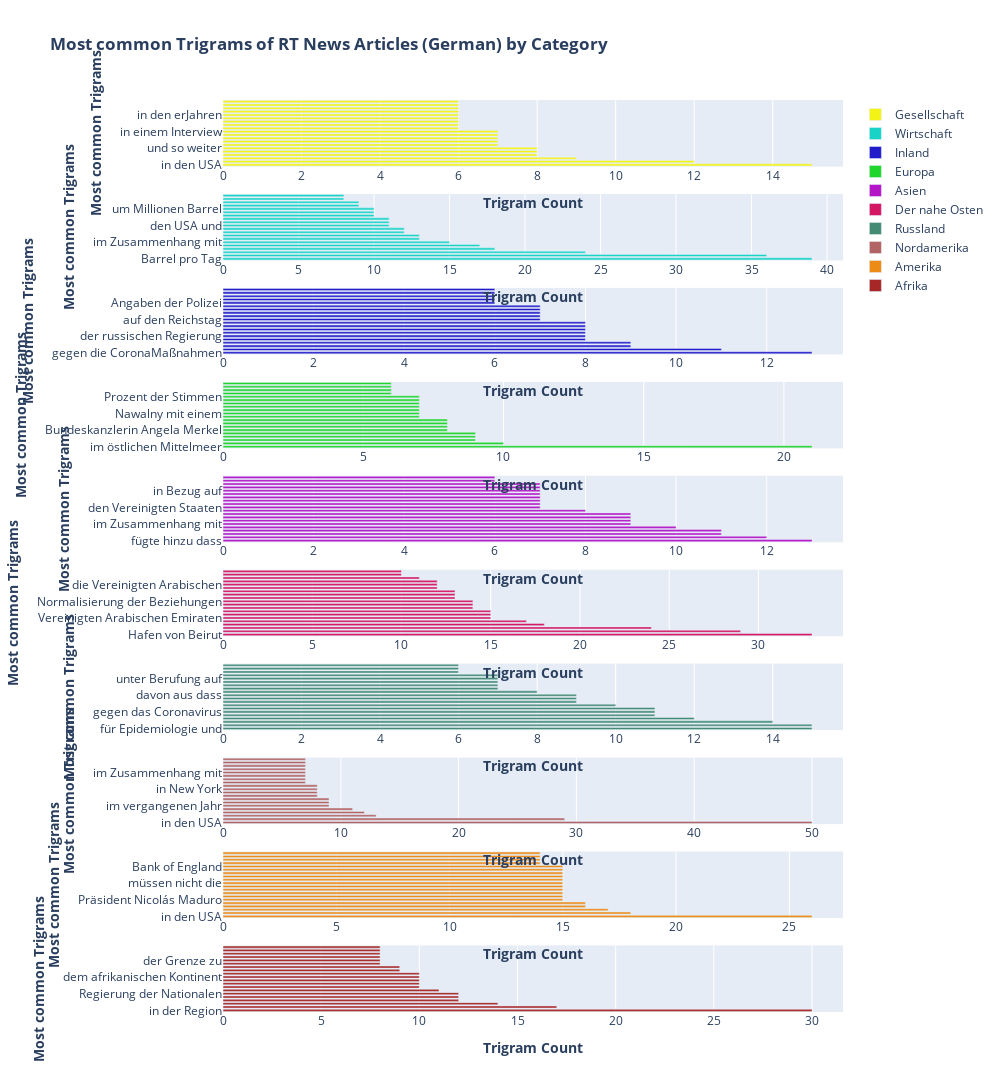

The code cell stored with this chart in its notebook:
### Code cell
# Visualize: most common trigrams of each category

gesellschaft = trigram_df[trigram_df['Category'] == 'gesellschaft']
wirtschaft = trigram_df[trigram_df['Category'] == 'wirtschaft']
inland =  trigram_df[trigram_df['Category'] == 'inland']
asien =  trigram_df[trigram_df['Category'] == 'asien']
amerika =  trigram_df[trigram_df['Category'] == 'amerika']
nordamerika = trigram_df[trigram_df['Category'] == 'nordamerika']
europa =  trigram_df[trigram_df['Category'] == 'europa']
der_nahe_osten =  trigram_df[trigram_df['Category'] == 'der-nahe-osten']
afrika =  trigram_df[trigram_df['Category'] == 'afrika']
russland =  trigram_df[trigram_df['Category'] == 'russland']


gesellschaft = go.Bar(y=gesellschaft['Most common trigram'], x=gesellschaft['Count Trigram'],
            marker=dict(color="#f3f416"), orientation='h', name='Gesellschaft')

wirtschaft = go.Bar(y=wirtschaft['Most common trigram'], x=wirtschaft['Count Trigram'],
            marker=dict(color="#19d4c6"), orientation='h', name='Wirtschaft')

inland = go.Bar(y=inland['Most common trigram'], x=inland['Count Trigram'],
            marker=dict(color="#211bc9"), orientation='h', name='Inland')

asien = go.Bar(y=asien['Most common trigram'], x=asien['Count Trigram'],
            marker=dict(color="#b416c7"), orientation='h', name='Asien')

amerika = go.Bar(y=amerika['Most common trigram'], x=amerika['Count Trigram'],
            marker=dict(color="#ec8c16"), orientation='h', name='Amerika')

nordamerika = go.Bar(y=nordamerika['Most common trigram'], x=nordamerika['Count Trigram'],
            marker=dict(color="#b26363"), orientation='h',name='Nordamerika')

europa = go.Bar(y=europa['Most common trigram'],x=europa['Count Trigram'],
            marker=dict(color="#20d62c"), orientation='h', name='Europa')

der_nahe_osten = go.Bar(y=der_nahe_osten['Most common trigram'], x=der_nahe_osten['Count Trigram'],
            marker=dict(color="#d41763"), orientation='h', name='Der nahe Osten')

afrika = go.Bar(y=afrika['Most common trigram'], x=afrika['Count Trigram'],
            marker=dict(color="#a72727"), orientation='h', name='Afrika')

russland = go.Bar(y=russland['Most common trigram'], x=russland['Count Trigram'],
            marker=dict(color="#458b74"), orientation='h', name='Russland')




fig = plotly.subplots.make_subplots(rows=10, cols=1)

fig.append_trace(gesellschaft, 1,1)
fig.append_trace(wirtschaft, 2, 1)
fig.append_trace(inland, 3,1)
fig.append_trace(europa, 4, 1)
fig.append_trace(asien, 5,1)
fig.append_trace(der_nahe_osten, 6, 1)
fig.append_trace(russland, 7,1)
fig.append_trace(nordamerika, 8, 1)
fig.append_trace(amerika, 9,1)
fig.append_trace(afrika, 10, 1)


fig.update_yaxes(title_text='<b>Most common Trigrams</b>')
fig.update_xaxes(title_text='<b>Trigram Count</b>')

fig.update_layout(height=5000, width=1000,
                  title_text='<b>Most common Trigrams of RT News Articles (German) by Category</b>', # title of plot
                  # gap between bars of adjacent location coordinates
                  bargap=0.3,
                  # gap between bars of the same location coordinates
                  bargroupgap=0.1)




fig.show()

### Figure 1 — Plotly figure (JSON) as saved in the notebook; plotly's stock layout.template omitted (floating-point values rounded to 4 significant figures)
{"data": [{"marker": {"color": "#f3f416"}, "name": "Gesellschaft", "orientation": "h", "type": "bar", "x": [15, 12, 9, 8, 8, 8, 7, 7, 7, 7, 7, 6, 6, 6, 6, 6, 6, 6, 6, 6], "xaxis": "x", "y": ["in den USA", "so der Ausschuss", "in der CoronaKrise", "Das ist eine", "dass es sich", "und so weiter", "infolge der CoronaMaßnahmen", "in der Lage", "darauf hin dass", "den sozialen Medien", "in einem Interview", "der Kinder und", "Kinder und Jugendlichen", "auf der Erde", "dass sie sich", "in den erJahren", "in den sozialen", "in den vergangenen", "gibt es keine", "und in der"], "yaxis": "y"}, {"marker": {"color": "#19d4c6"}, "name": "Wirtschaft", "orientation": "h", "type": "bar", "x": [39, 36, 24, 18, 17, 15, 13, 13, 12, 12, 11, 11, 11, 10, 10, 10, 9, 9, 8, 8], "xaxis": "x2", "y": ["Barrel pro Tag", "Millionen Barrel pro", "in den USA", "in diesem Jahr", "von Milliarden USDollar", "im Zusammenhang mit", "darauf hin dass", "auf Millionen Barrel", "fügte hinzu dass", "im Vergleich zum", "den USA und", "zwischen den beiden", "im zweiten Quartal", "mehr als Prozent", "davon aus dass", "um Millionen Barrel", "in Höhe von", "im Wert von", "zwischen den USA", "USA und China"], "yaxis": "y2"}, {"marker": {"color": "#211bc9"}, "name": "Inland", "orientation": "h", "type": "bar", "x": [13, 11, 9, 9, 8, 8, 8, 8, 8, 8, 7, 7, 7, 7, 7, 6, 6, 6, 6, 6], "xaxis": "x3", "y": ["gegen die CoronaMaßnahmen", "der Initiative Querdenken", "Sturm auf den", "von Nord Stream", "in der CoronaKrise", "der russischen Regierung", "Außenminister Heiko Maas", "an der Siegessäule", "auf der Straße", "gegen die CoronaPolitik", "auf den Reichstag", "vor dem Reichstag", "die russische Regierung", "im Fall Nawalny", "Innensenator Andreas Geisel", "Angaben der Polizei", "es sich bei", "der Kinder und", "es sich um", "von der Polizei"], "yaxis": "y3"}, {"marker": {"color": "#20d62c"}, "name": "Europa", "orientation": "h", "type": "bar", "x": [21, 10, 9, 9, 9, 8, 8, 8, 8, 7, 7, 7, 7, 7, 7, 7, 6, 6, 6, 6], "xaxis": "x4", "y": ["im östlichen Mittelmeer", "in der Region", "von Alexei Nawalny", "im vergangenen Jahr", "in der Ägäis", "Bundeskanzlerin Angela Merkel", "der Europäischen Union", "nach wie vor", "auf die Straße", "in den letzten", "Nawalny mit einem", "nach eigenen Angaben", "an der Macht", "im Zusammenhang mit", "zwischen den beiden", "Prozent der Stimmen", "als auch die", "aus der NowitschokGruppe", "der NowitschokGruppe vergiftet", "aus dem Ausland"], "yaxis": "y4"}, {"marker": {"color": "#b416c7"}, "name": "Asien", "orientation": "h", "type": "bar", "x": [13, 12, 11, 11, 10, 9, 9, 9, 9, 8, 7, 7, 7, 7, 7, 7, 7, 7, 6, 6], "xaxis": "x5", "y": ["fügte hinzu dass", "in der Region", "an der Grenze", "zwischen den beiden", "darauf hin dass", "im Zusammenhang mit", "Nach Angaben der", "in einer Erklärung", "im Südchinesischen Meer", "in den USA", "den Vereinigten Staaten", "des chinesischen Außenministeriums", "hieß es in", "die Zahl der", "zwischen China und", "in Bezug auf", "den beiden Ländern", "Trump und Kim", "auf dem Weg", "den USA und"], "yaxis": "y5"}, {"marker": {"color": "#d41763"}, "name": "Der nahe Osten", "orientation": "h", "type": "bar", "x": [33, 29, 24, 18, 17, 15, 15, 15, 14, 14, 14, 13, 13, 13, 12, 12, 12, 11, 10, 10], "xaxis": "x6", "y": ["Hafen von Beirut", "in der Region", "im Hafen von", "Vereinigten Arabischen Emirate", "zwischen Israel und", "Vereinigten Arabischen Emiraten", "der libanesischen Hauptstadt", "Israel und den", "den Vereinigten Arabischen", "USPräsident Donald Trump", "Normalisierung der Beziehungen", "der Türkei in", "im östlichen Mittelmeer", "in Abu Dhabi", "Explosion in Beirut", "die Vereinigten Arabischen", "in den vergangenen", "es in der", "Ministerpräsident Benjamin Netanjahu", "den USA und"], "yaxis": "y6"}, {"marker": {"color": "#458b74"}, "name": "Russland", "orientation": "h", "type": "bar", "x": [15, 15, 14, 12, 11, 11, 11, 10, 9, 9, 9, 8, 7, 7, 7, 7, 7, 6, 6, 6], "xaxis": "x7", "y": ["für Epidemiologie und", "Epidemiologie und Mikrobiologie", "der Russischen Föderation", "fügte hinzu dass", "in Bezug auf", "gegen das Coronavirus", "Präsident Wladimir Putin", "im Zusammenhang mit", "Nach Angaben der", "GamalejaInstitut für Epidemiologie", "davon aus dass", "von Alexei Nawalny", "dass die Ärzte", "in der Lage", "in der Stadt", "unter Berufung auf", "der Nachrichtenagentur TASS", "der russischen Generalstaatsanwaltschaft", "im Fall Nawalny", "Ärzte in Omsk"], "yaxis": "y7"}, {"marker": {"color": "#b26363"}, "name": "Nordamerika", "orientation": "h", "type": "bar", "x": [50, 29, 13, 12, 11, 9, 9, 9, 8, 8, 8, 8, 7, 7, 7, 7, 7, 7, 7, 7], "xaxis": "x8", "y": ["in den USA", "USPräsident Donald Trump", "in den vergangenen", "in der Stadt", "der Vereinigten Staaten", "im vergangenen Jahr", "gegen Rassismus und", "den Vereinigten Staaten", "in der Geschichte", "in den Vereinigten", "in New York", "Barrel pro Tag", "Der Vorfall ereignete", "Vorfall ereignete sich", "darauf hin dass", "im Zusammenhang mit", "handelt es sich", "im Weißen Haus", "Rassismus und Polizeigewalt", "New York Times"], "yaxis": "y8"}, {"marker": {"color": "#ec8c16"}, "name": "Amerika", "orientation": "h", "type": "bar", "x": [26, 18, 17, 16, 16, 15, 15, 15, 15, 15, 15, 15, 15, 15, 15, 15, 14, 14, 14, 14], "xaxis": "x9", "y": ["in den USA", "Rio de Janeiro", "im Zusammenhang mit", "Präsident Jair Bolsonaro", "von Maria Müller", "Präsident Nicolás Maduro", "sich um ein", "Gastbeiträge und Meinungsartikel", "und Meinungsartikel müssen", "Meinungsartikel müssen nicht", "müssen nicht die", "nicht die Sichtweise", "die Sichtweise der", "Sichtweise der Redaktion", "der Redaktion widerspiegeln", "Bank of England", "bemüht sich um", "um ein breites", "ein breites Meinungsspektrum", "breites Meinungsspektrum Gastbeiträge"], "yaxis": "y9"}, {"marker": {"color": "#a72727"}, "name": "Afrika", "orientation": "h", "type": "bar", "x": [30, 17, 14, 12, 12, 12, 11, 10, 10, 10, 10, 10, 9, 9, 8, 8, 8, 8, 8, 8], "xaxis": "x10", "y": ["in der Region", "der Vereinten Nationen", "Kampf gegen den", "Anm d Red", "in den vergangenen", "Regierung der Nationalen", "im Kampf gegen", "im vergangenen Jahr", "Vereinigten Arabischen Emirate", "in der Hauptstadt", "dem afrikanischen Kontinent", "auf dem afrikanischen", "die Vereinigten Arabischen", "Recep Tayyip Erdoğan", "es in der", "der Grenze zu", "in der Sahelzone", "international anerkannte Regierung", "ums Leben gekommen", "im Rahmen der"], "yaxis": "y10"}], "layout": {"bargap": 0.3, "bargroupgap": 0.1, "height": 5000, "title": {"text": "<b>Most common Trigrams of RT News Articles (German) by Category</b>"}, "width": 1000, "xaxis": {"anchor": "y", "domain": [0, 1], "title": {"text": "<b>Trigram Count</b>"}}, "xaxis10": {"anchor": "y10", "domain": [0, 1], "title": {"text": "<b>Trigram Count</b>"}}, "xaxis2": {"anchor": "y2", "domain": [0, 1], "title": {"text": "<b>Trigram Count</b>"}}, "xaxis3": {"anchor": "y3", "domain": [0, 1], "title": {"text": "<b>Trigram Count</b>"}}, "xaxis4": {"anchor": "y4", "domain": [0, 1], "title": {"text": "<b>Trigram Count</b>"}}, "xaxis5": {"anchor": "y5", "domain": [0, 1], "title": {"text": "<b>Trigram Count</b>"}}, "xaxis6": {"anchor": "y6", "domain": [0, 1], "title": {"text": "<b>Trigram Count</b>"}}, "xaxis7": {"anchor": "y7", "domain": [0, 1], "title": {"text": "<b>Trigram Count</b>"}}, "xaxis8": {"anchor": "y8", "domain": [0, 1], "title": {"text": "<b>Trigram Count</b>"}}, "xaxis9": {"anchor": "y9", "domain": [0, 1], "title": {"text": "<b>Trigram Count</b>"}}, "yaxis": {"anchor": "x", "domain": [0.927, 1.0], "title": {"text": "<b>Most common Trigrams</b>"}}, "yaxis10": {"anchor": "x10", "domain": [0, 0.073], "title": {"text": "<b>Most common Trigrams</b>"}}, "yaxis2": {"anchor": "x2", "domain": [0.824, 0.897], "title": {"text": "<b>Most common Trigrams</b>"}}, "yaxis3": {"anchor": "x3", "domain": [0.721, 0.794], "title": {"text": "<b>Most common Trigrams</b>"}}, "yaxis4": {"anchor": "x4", "domain": [0.618, 0.691], "title": {"text": "<b>Most common Trigrams</b>"}}, "yaxis5": {"anchor": "x5", "domain": [0.515, 0.588], "title": {"text": "<b>Most common Trigrams</b>"}}, "yaxis6": {"anchor": "x6", "domain": [0.412, 0.485], "title": {"text": "<b>Most common Trigrams</b>"}}, "yaxis7": {"anchor": "x7", "domain": [0.309, 0.382], "title": {"text": "<b>Most common Trigrams</b>"}}, "yaxis8": {"anchor": "x8", "domain": [0.206, 0.279], "title": {"text": "<b>Most common Trigrams</b>"}}, "yaxis9": {"anchor": "x9", "domain": [0.103, 0.176], "title": {"text": "<b>Most common Trigrams</b>"}}}}
